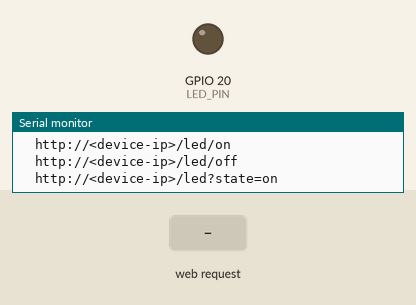
A program run on a simulated Seeed XIAO ESP32-C3. Shown: output pins drawn as LEDs (lit = HIGH), the last lines printed to the serial monitor. Inputs (shaded band) come from the test bench. WiFi joins after 1.5 s; servers stay silent unless stated.

Above: at 3.0 s.
3.1 s: HTTP request GET /led/on received
At 3.7 s:
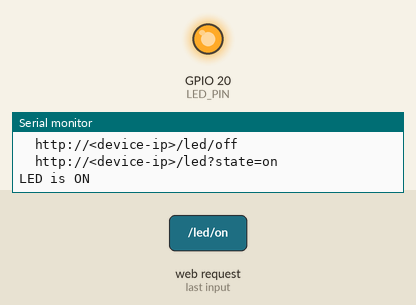
6.1 s: HTTP request GET /led?state=on received
At 8.7 s:
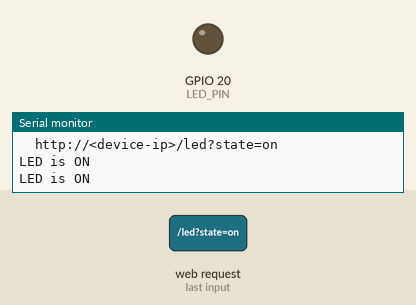
9.1 s: HTTP request GET /led/on?state=on received
At 9.4 s:
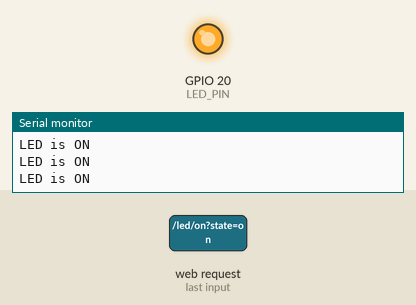
Timing chart, 0 to 12.6 s (numbered marks = the images above; inputs shaded):
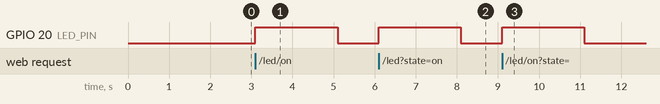

The program:

main.cpp
```cpp
#include <Arduino.h>
#include <WiFi.h>
#include <WebServer.h>

#define LED_PIN 20 // GPIO 20

// ==== Wi-Fi credentials ====
// const char* WIFI_SSID     = "iot";
// const char* WIFI_PASSWORD = "thepasswordspecificallyforiot";
const char* WIFI_SSID     = "iot";
const char* WIFI_PASSWORD = "WIFI_PASSWORD";


// ==== LED pin setup ====
// Try to use LED_BUILTIN if available; otherwise use GPIO 2 as a common default.
// #ifndef LED_BUILTIN
//   #define LED_BUILTIN 2
// #endif
// const int LED_PIN = LED_BUILTIN;

// ==== HTTP server on port 80 ====
WebServer server(80);

// Utility: set CORS headers (handy when calling from a browser/fetch)
void setCommonHeaders() {
  server.sendHeader("Access-Control-Allow-Origin", "*");
  server.sendHeader("Access-Control-Allow-Methods", "GET, OPTIONS");
  server.sendHeader("Access-Control-Allow-Headers", "Content-Type");
}

// Handlers
void handleRoot() {
  setCommonHeaders();
  String msg = F("{\"endpoints\":[\"/led/on\",\"/led/off\",\"/led?state=on|off\"],\"status\":\"ok\"}");
  server.send(200, "application/json", msg);
}

void handleOptions() { // preflight for CORS
  setCommonHeaders();
  server.send(204); // No Content
}

void setLed(bool on) {
  digitalWrite(LED_PIN, on ? HIGH : LOW);

  if (on) {
    Serial.println("LED is ON");
    delay(2000);
    digitalWrite(LED_PIN, LOW);
  } else {
    Serial.println("LED is OFF");
  }
}

void handleLedToggleExplicit(bool turnOn) {
  setLed(turnOn);
  setCommonHeaders();
  server.send(200, "application/json",
              String("{\"led\":\"") + (turnOn ? "on" : "off") + "\"}");
}

void handleLedQuery() {
  // /led?state=on or /led?state=off
  if (!server.hasArg("state")) {
    setCommonHeaders();
    server.send(400, "application/json",
                "{\"error\":\"missing 'state' query param (use on|off)\"}");
    return;
  }
  String s = server.arg("state");
  s.toLowerCase();

  if (s == "on") {
    handleLedToggleExplicit(true);
  } else if (s == "off") {
    handleLedToggleExplicit(false);
  } else {
    setCommonHeaders();
    server.send(400, "application/json",
                "{\"error\":\"invalid state (use on|off)\"}");
  }
}

void handleNotFound() {
  setCommonHeaders();
  server.send(404, "application/json",
              "{\"error\":\"not found\"}");
}

void connectWiFi() {
  WiFi.mode(WIFI_STA);
  WiFi.setHostname("coolbed-iot");
  WiFi.begin(WIFI_SSID, WIFI_PASSWORD);

  Serial.print("Connecting to Wi-Fi");
  unsigned long start = millis();
  while (WiFi.status() != WL_CONNECTED) {
    delay(400);
    Serial.print(".");
    if (millis() - start > 30000) { // 30s timeout, then retry
      Serial.println("\nRetrying Wi-Fi...");
      WiFi.disconnect();
      WiFi.begin(WIFI_SSID, WIFI_PASSWORD);
      start = millis();
    }
  }
  Serial.println("\nWi-Fi connected!");
  Serial.print("IP address: ");
  Serial.println(WiFi.localIP());
}

void setup() {
  Serial.begin(115200);
  delay(200);

  pinMode(LED_PIN, OUTPUT);
  setLed(false); // start off

  connectWiFi();

  // Routes
  server.on("/", HTTP_GET, handleRoot);
  server.on("/led", HTTP_GET, handleLedQuery);
  server.on("/led/on", HTTP_GET, []() { handleLedToggleExplicit(true); });
  server.on("/led/off", HTTP_GET, []() { handleLedToggleExplicit(false); });

  // CORS preflight (OPTIONS)
  server.on("/", HTTP_OPTIONS, handleOptions);
  server.on("/led", HTTP_OPTIONS, handleOptions);
  server.on("/led/on", HTTP_OPTIONS, handleOptions);
  server.on("/led/off", HTTP_OPTIONS, handleOptions);

  server.onNotFound(handleNotFound);

  server.begin();
  Serial.println("HTTP server started");
  Serial.println("Try:");
  Serial.println("  http://<device-ip>/");
  Serial.println("  http://<device-ip>/led/on");
  Serial.println("  http://<device-ip>/led/off");
  Serial.println("  http://<device-ip>/led?state=on");
}

void loop() {
  server.handleClient();

  // Optional: auto-reconnect watchdog
  static unsigned long lastCheck = 0;
  if (millis() - lastCheck > 10000) { // every 10s
    lastCheck = millis();
    if (WiFi.status() != WL_CONNECTED) {
      Serial.println("Wi-Fi lost. Reconnecting...");
      connectWiFi();
    }
  }
}
```

Measured:
- after the input at 3.1 s, GPIO 20 (LED_PIN): LOW → HIGH at once, → LOW 2.0 s later
- after the input at 6.1 s, GPIO 20 (LED_PIN): LOW → HIGH at once, → LOW 2.0 s later
- after the input at 9.1 s, GPIO 20 (LED_PIN): LOW → HIGH at once, → LOW 2.0 s later
